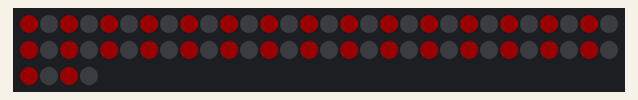
Recording of a sketch running on a simulated Arduino Uno, built with avr-gcc and run on an emulated ATmega328P. Parts: 64 RGB LEDs in strip order, left to right, continuing on the next row. Dim RGB values are drawn brighter than linear.

Above: at 0.1 s.

The sketch:

neo6.ino
```cpp
#include <Adafruit_NeoPixel.h>
Adafruit_NeoPixel strip(64, 6);

int colors[2][3]{
  {255, 0, 0}, //red
  {0, 0, 0} //black
  };

int whichColor = 0;
int left = 0;
int right = 8;
int start = 0;

void setup() {
strip.begin();
strip.clear();
strip.setBrightness(25);
}

void loop() {
  for (int j = 0; j < 7; j++){
  for (int i = start;i < right; i = i + 2){
    int red = colors[whichColor][0];
    int green = colors[whichColor][1];
    int blue = colors[whichColor][2];
  strip.setPixelColor(i, red, green, blue);
    start = (start + 1) % 2;
    left = right;
    right = right + 8;
  }

  }
  strip.show();


}
```
